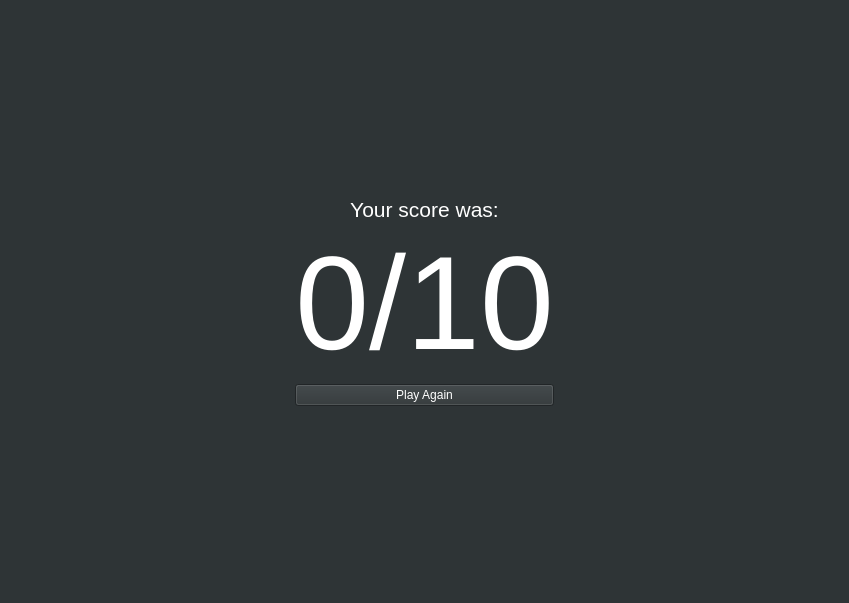
<?xml version="1.0" encoding="UTF-8"?>
<ui version="4.0">
 <class>FinishWindow</class>
 <widget class="QMainWindow" name="FinishWindow">
  <property name="geometry">
   <rect>
    <x>0</x>
    <y>0</y>
    <width>849</width>
    <height>603</height>
   </rect>
  </property>
  <property name="windowTitle">
   <string>MainWindow</string>
  </property>
  <property name="styleSheet">
   <string notr="true">background-color:rgb(46, 52, 54);
color: white;</string>
  </property>
  <widget class="QWidget" name="centralwidget">
   <layout class="QGridLayout" name="gridLayout">
    <item row="0" column="0">
     <widget class="QWidget" name="horizontalWidget" native="true">
      <property name="sizePolicy">
       <sizepolicy hsizetype="Fixed" vsizetype="Fixed">
        <horstretch>0</horstretch>
        <verstretch>0</verstretch>
       </sizepolicy>
      </property>
      <layout class="QVBoxLayout" name="verticalLayout">
       <item>
        <widget class="QLabel" name="label_2">
         <property name="font">
          <font>
           <pointsize>16</pointsize>
          </font>
         </property>
         <property name="text">
          <string>Your score was:</string>
         </property>
         <property name="alignment">
          <set>Qt::AlignCenter</set>
         </property>
        </widget>
       </item>
       <item>
        <widget class="QLabel" name="label">
         <property name="font">
          <font>
           <pointsize>100</pointsize>
          </font>
         </property>
         <property name="text">
          <string>0/10</string>
         </property>
         <property name="alignment">
          <set>Qt::AlignCenter</set>
         </property>
        </widget>
       </item>
       <item>
        <widget class="QPushButton" name="pushButton">
         <property name="styleSheet">
          <string notr="true"/>
         </property>
         <property name="text">
          <string>Play Again</string>
         </property>
        </widget>
       </item>
      </layout>
     </widget>
    </item>
   </layout>
  </widget>
 </widget>
 <resources/>
 <connections/>
</ui>
